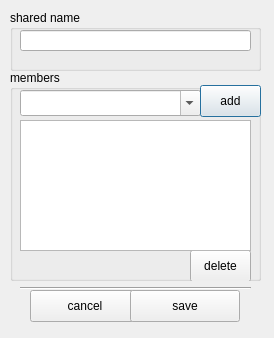
<?xml version="1.0" encoding="UTF-8"?>
<ui version="4.0">
 <class>Dialog</class>
 <widget class="QDialog" name="Dialog">
  <property name="geometry">
   <rect>
    <x>0</x>
    <y>0</y>
    <width>274</width>
    <height>338</height>
   </rect>
  </property>
  <property name="sizePolicy">
   <sizepolicy hsizetype="Fixed" vsizetype="Fixed">
    <horstretch>0</horstretch>
    <verstretch>0</verstretch>
   </sizepolicy>
  </property>
  <property name="windowTitle">
   <string>isomer members</string>
  </property>
  <widget class="QGroupBox" name="groupBox_2">
   <property name="geometry">
    <rect>
     <x>10</x>
     <y>70</y>
     <width>251</width>
     <height>211</height>
    </rect>
   </property>
   <property name="title">
    <string>members</string>
   </property>
   <property name="flat">
    <bool>true</bool>
   </property>
   <widget class="QComboBox" name="cb_sp">
    <property name="geometry">
     <rect>
      <x>10</x>
      <y>20</y>
      <width>181</width>
      <height>26</height>
     </rect>
    </property>
    <property name="editable">
     <bool>true</bool>
    </property>
    <property name="insertPolicy">
     <enum>QComboBox::NoInsert</enum>
    </property>
   </widget>
   <widget class="QPushButton" name="btn_add_sp">
    <property name="geometry">
     <rect>
      <x>190</x>
      <y>15</y>
      <width>61</width>
      <height>32</height>
     </rect>
    </property>
    <property name="text">
     <string>add</string>
    </property>
    <property name="autoDefault">
     <bool>false</bool>
    </property>
    <property name="default">
     <bool>true</bool>
    </property>
   </widget>
   <widget class="QPushButton" name="btn_del_sp">
    <property name="geometry">
     <rect>
      <x>180</x>
      <y>180</y>
      <width>61</width>
      <height>32</height>
     </rect>
    </property>
    <property name="text">
     <string>delete</string>
    </property>
    <property name="autoDefault">
     <bool>false</bool>
    </property>
    <property name="default">
     <bool>false</bool>
    </property>
   </widget>
   <widget class="QTableView" name="tableView">
    <property name="geometry">
     <rect>
      <x>10</x>
      <y>50</y>
      <width>231</width>
      <height>131</height>
     </rect>
    </property>
   </widget>
  </widget>
  <widget class="Line" name="line">
   <property name="geometry">
    <rect>
     <x>20</x>
     <y>280</y>
     <width>231</width>
     <height>16</height>
    </rect>
   </property>
   <property name="orientation">
    <enum>Qt::Horizontal</enum>
   </property>
  </widget>
  <widget class="QPushButton" name="btn_cancel">
   <property name="geometry">
    <rect>
     <x>30</x>
     <y>290</y>
     <width>110</width>
     <height>32</height>
    </rect>
   </property>
   <property name="text">
    <string>cancel</string>
   </property>
  </widget>
  <widget class="QPushButton" name="btn_save">
   <property name="geometry">
    <rect>
     <x>130</x>
     <y>290</y>
     <width>110</width>
     <height>32</height>
    </rect>
   </property>
   <property name="text">
    <string>save</string>
   </property>
  </widget>
  <widget class="QGroupBox" name="groupBox">
   <property name="geometry">
    <rect>
     <x>10</x>
     <y>10</y>
     <width>251</width>
     <height>61</height>
    </rect>
   </property>
   <property name="title">
    <string>shared name</string>
   </property>
   <property name="flat">
    <bool>true</bool>
   </property>
   <widget class="QLineEdit" name="txt_name">
    <property name="geometry">
     <rect>
      <x>10</x>
      <y>20</y>
      <width>231</width>
      <height>21</height>
     </rect>
    </property>
    <property name="readOnly">
     <bool>true</bool>
    </property>
   </widget>
  </widget>
 </widget>
 <resources/>
 <connections/>
</ui>
